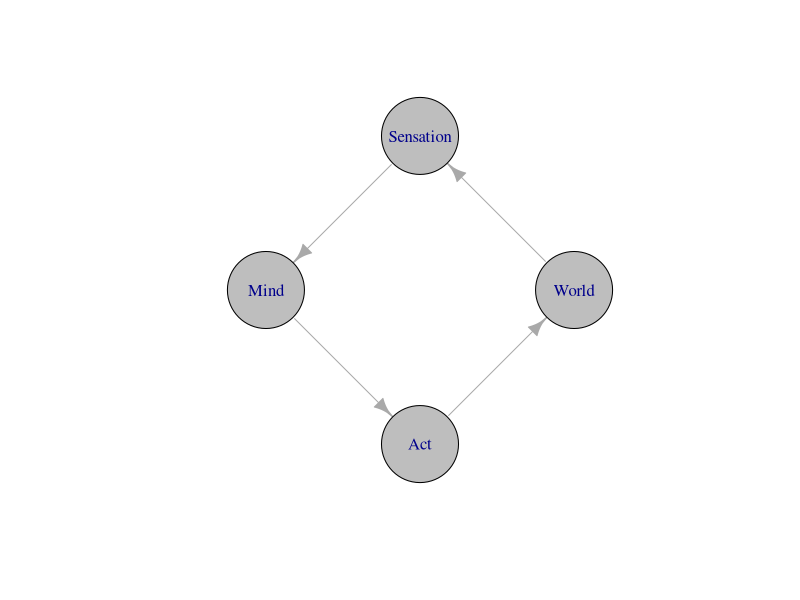
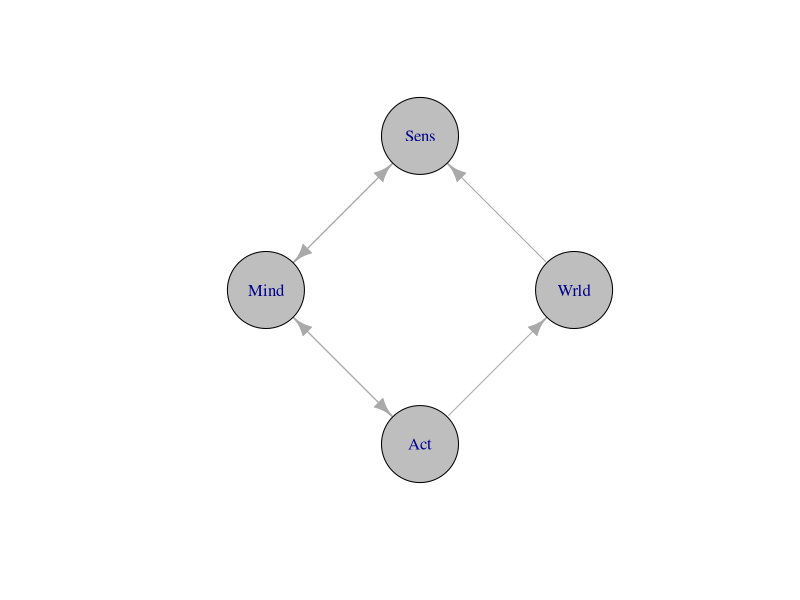

Generate these figures, in order, with R:
## ---- chunk 1
library(igraph)
el <- rbind(c("World","Sensation"), c("Sensation","Mind"), c("Mind", "Act"), c("Act", "World"))
g <- graph_from_edgelist(el)
g$layout <- layout_in_circle
plot(g, vertex.size=50, vertex.color="gray")
## ---- chunk 2
el <- rbind(c("Wrld","Sens"), c("Sens","Mind"), c("Mind", "Act"), c("Mind","Sens"), c("Act", "Mind"), c("Act", "Wrld"))
g <- graph_from_edgelist(el)
g$layout <- layout_in_circle
plot(g, vertex.size=50, vertex.color="gray")
